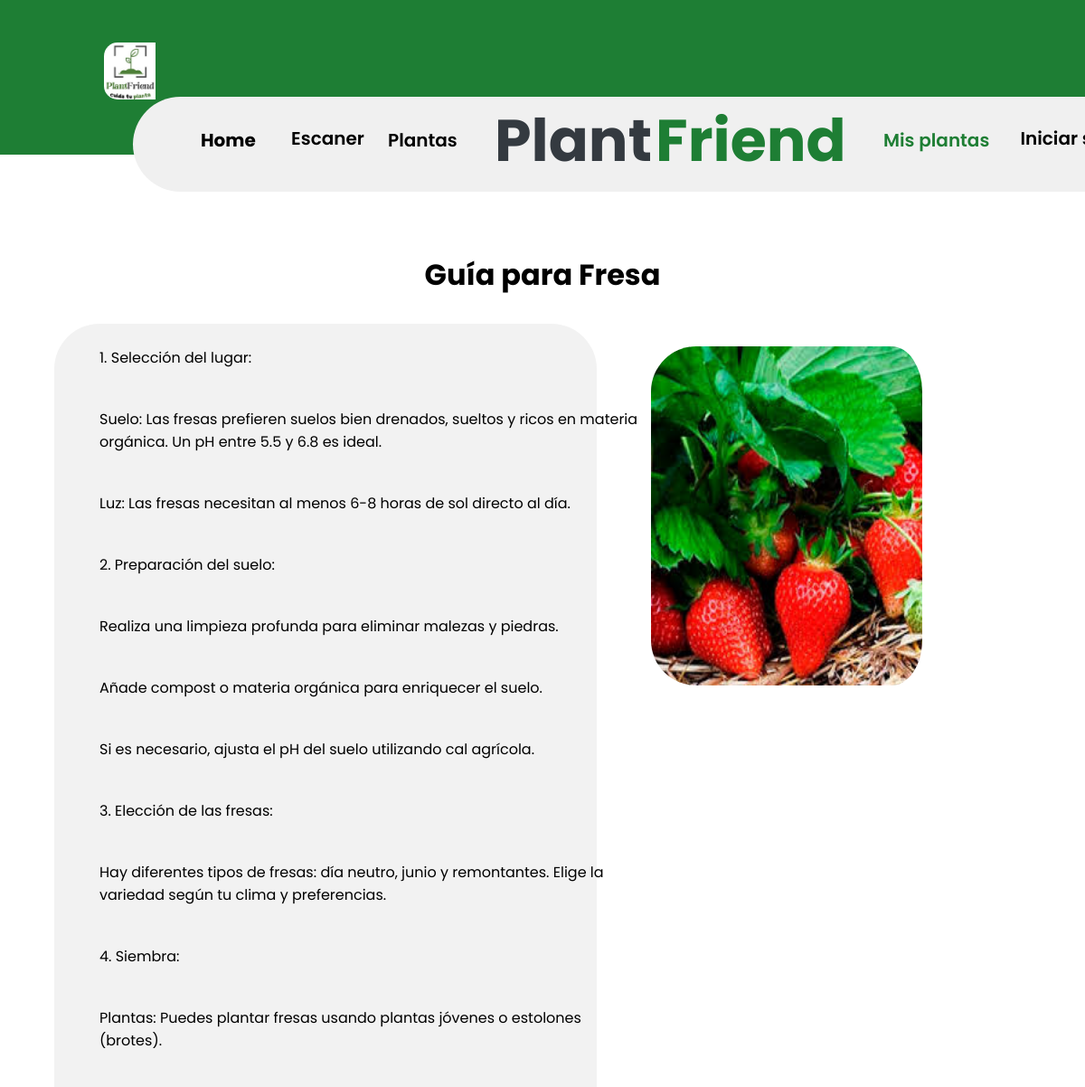
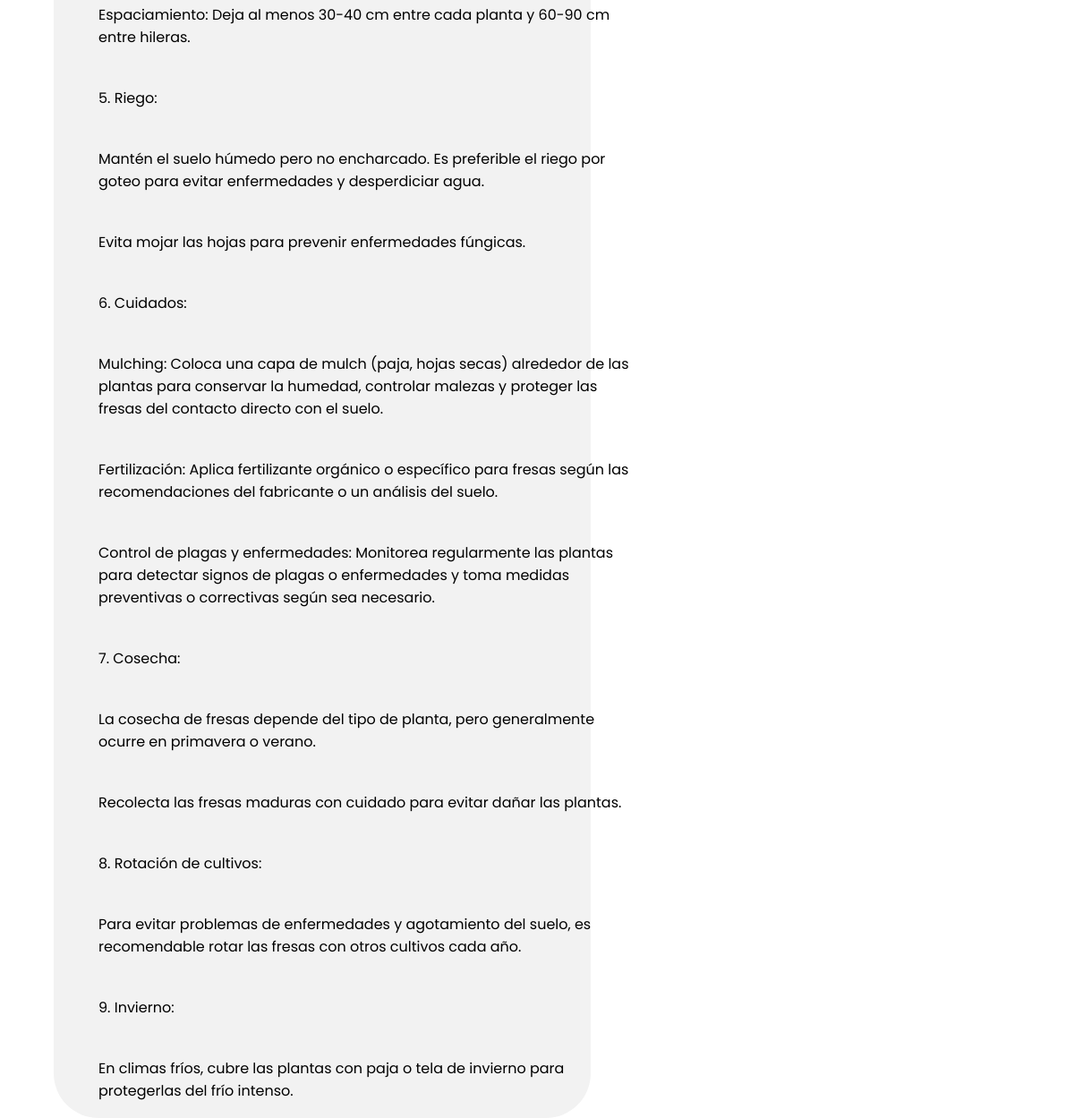
/ver_guia/2/, run on the app's committed database (2 pictures, top to bottom).
### Proyects/models.py (models this page shows, shortened)
class Guias(models.Model):
    nombre = models.CharField(max_length=250)
    comentario= models.TextField()
    imagen = models.ImageField(upload_to='plant_guide/', blank=True, null=True)

### Proyects/views.py (the view)
# urls.py: path('ver_guia/<int:planta_id>/', ver_guia, name='ver_guia'),
def ver_guia(request, planta_id):
    planta = get_object_or_404(Planta, pk=planta_id)
    guia = planta.guia
    if guia:
        return render(request, 'guia/guia.html', {'planta': planta, 'guia': guia})
    else:
        return render(request, 'sin_guia.html', {'planta': planta})

### Proyects/Templates/guia/guia.html (shortened to what this page needs)
{% load static %}
{% block content %}
    {% block head %}
        <link rel="stylesheet" href="{% static 'css/guia/guia.css' %}">
    {% endblock %}
    {% include "navbar/navbar.html" %}
    <div class="espacio"></div>
    <h1 class="title">Guía para {{ guia.nombre }}</h1>
    <div class="grid">
        <div class="element"></div>
        <div class="element box">
            {% for comentario in guia.comentario.splitlines %}
                <p class="desc">{{ comentario }}</p>
                <br>
            {% endfor %}
        </div>
        <div class="element"></div>
        <div class="element">
            {% if guia.imagen %}
                <img src="{{ guia.imagen.url }}" alt="{{ guia.nombre }}">
            {% else %}
                <p>No hay imagen disponible para esta guía.</p>
            {% endif %}
        </div>
    </div>
{% endblock %}

### Proyects/static/css/guia/guia.css (style rules this page uses)
.title { font-family: 'Poppins', sans-serif; text-align: center; margin-top: 30px; margin-bottom: 30px; }
.grid { display: grid; grid-template-columns:5% 50% 5% 25% ; }
.desc { font-family:'Poppins'; margin-left: 50px; width: 600px; text-align: left; margin-top: 25px; }
.box { background-color: #f2f2f2; text-align: center; border-radius: 50px; }
img { width: 275px; height: 375px; left: 500px; margin-top: 25px; border-radius: 50px; }
.espacio { height: 250px; }

### Proyects/static/css/navbar/navbar.css (style rules this page uses)
* { margin:0; padding:0; }
@media (min-width:320px) { body, table, p, img { padding-right: 1em; width: 100%; } }

### data on the page
Guias: nombre "Fresa", imagen (picture)

### other printed values
{{ comentario }} "1. Selección del lugar:" "Suelo: Las fresas prefieren suelos bien drenados, sueltos y ricos en materia orgánica. Un pH entre 5.5 y 6.8 es ideal." "Luz: Las fresas necesitan al menos 6-8 horas de sol directo al día." "2. Preparación del suelo:" "Realiza una limpieza profunda para eliminar malezas y piedras." "Añade compost o materia orgánica para enriquecer el suelo." "Si es necesario, ajusta el pH del suelo utilizando cal agrícola." "3. Elección de las fresas:" "Hay diferentes tipos de fresas: día neutro, junio y remontantes. Elige la variedad según tu clima y preferencias." "4. Siembra:" "Plantas: Puedes plantar fresas usando plantas jóvenes o estolones (brotes)." "Espaciamiento: Deja al menos 30-40 cm entre cada planta y 60-90 cm entre hileras." "5. Riego:" "Mantén el suelo húmedo pero no encharcado. Es preferible el riego por goteo para evitar enfermedades y desperdiciar agua." "Evita mojar las hojas para prevenir enfermedades fúngicas." "6. Cuidados:" "Mulching: Coloca una capa de mulch (paja, hojas secas) alrededor de las plantas para conservar la humedad, controlar malezas y proteger las fresas del contacto directo con el suelo." "Fertilización: Aplica fertilizante orgánico o específico para fresas según las recomendaciones del fabricante o un análisis del suelo." "Control de plagas y enfermedades: Monitorea regularmente las plantas para detectar signos de plagas o enfermedades y toma medidas preventivas o correctivas según sea necesario." "7. Cosecha:" "La cosecha de fresas depende del tipo de planta, pero generalmente ocurre en primavera o verano." "Recolecta las fresas maduras con cuidado para evitar dañar las plantas." "8. Rotación de cultivos:" "Para evitar problemas de enfermedades y agotamiento del suelo, es recomendable rotar las fresas con otros cultivos cada año." "9. Invierno:" "En climas fríos, cubre las plantas con paja o tela de invierno para protegerlas del frío intenso."
